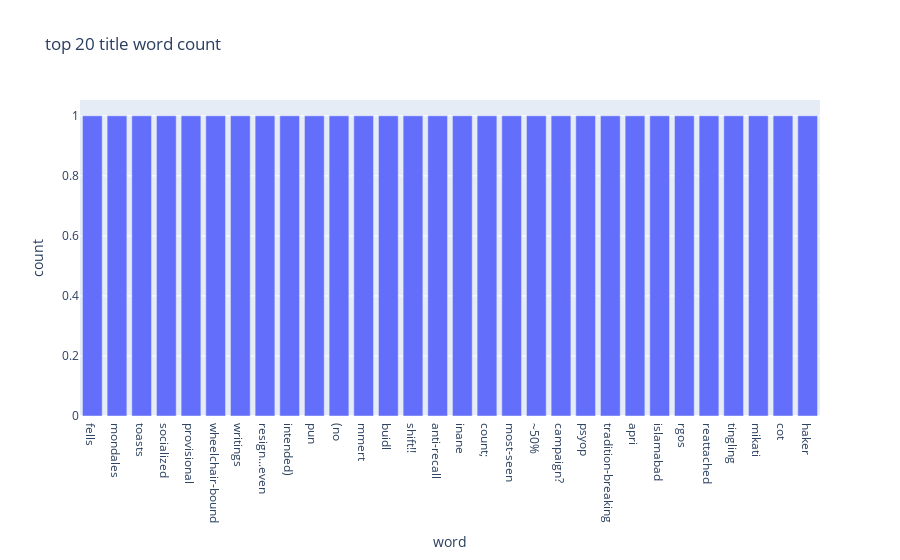

Here is the notebook cell this chart was saved with:
### Code cell
fig = px.bar(title_df_counter.tail(30), x='word', y='count',title="top 20 title word count")
fig.show()

### Figure 1 — Plotly figure (JSON) as saved in the notebook; plotly's stock layout.template omitted (floating-point values rounded to 4 significant figures)
{"data": [{"alignmentgroup": "True", "hovertemplate": "word=%{x}<br>count=%{y}<extra></extra>", "legendgroup": "", "marker": {"color": "#636efa", "pattern": {"shape": ""}}, "name": "", "offsetgroup": "", "orientation": "v", "showlegend": false, "textposition": "auto", "type": "bar", "x": ["fells", "mondales", "toasts", "socialized", "provisional", "wheelchair-bound", "writings", "resign...even", "intended)", "pun", "(no", "mmert", "buidl", "shift!!", "anti-recall", "inane", "count;", "most-seen", "~50%", "campaign?", "psyop", "tradition-breaking", "apri", "islamabad", "rgos", "reattached", "tingling", "mikati", "cot", "haker"], "xaxis": "x", "y": [1, 1, 1, 1, 1, 1, 1, 1, 1, 1, 1, 1, 1, 1, 1, 1, 1, 1, 1, 1, 1, 1, 1, 1, 1, 1, 1, 1, 1, 1], "yaxis": "y"}], "layout": {"barmode": "relative", "legend": {"tracegroupgap": 0}, "title": {"text": "top 20 title word count"}, "xaxis": {"anchor": "y", "domain": [0, 1], "title": {"text": "word"}}, "yaxis": {"anchor": "x", "domain": [0, 1], "title": {"text": "count"}}}}
